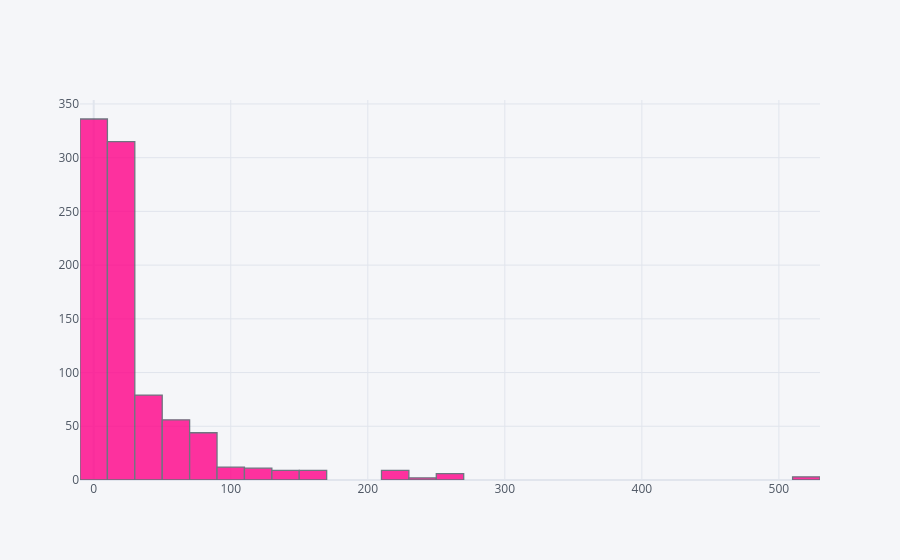

Notebook source saved alongside this figure:
### Code cell
train['Fare'].iplot(kind='hist', bins=30, color='pink')

### Figure 1 — Plotly figure (JSON) as saved in the notebook; plotly's stock layout.template omitted (floating-point values rounded to 4 significant figures; data arrays with more than 128 entries replaced by an {"elided": "..."} marker saying what was removed)
{"data": [{"histfunc": "count", "histnorm": "", "marker": {"color": "rgba(255, 0, 136, 1.0)", "line": {"color": "#4D5663", "width": 1.3}}, "name": "Fare", "nbinsx": 30, "opacity": 0.8, "orientation": "v", "type": "histogram", "x": {"elided": "891 float values"}}], "layout": {"barmode": "overlay", "legend": {"bgcolor": "#F5F6F9", "font": {"color": "#4D5663"}}, "paper_bgcolor": "#F5F6F9", "plot_bgcolor": "#F5F6F9", "title": {"font": {"color": "#4D5663"}}, "xaxis": {"gridcolor": "#E1E5ED", "showgrid": true, "tickfont": {"color": "#4D5663"}, "title": {"font": {"color": "#4D5663"}, "text": ""}, "zerolinecolor": "#E1E5ED"}, "yaxis": {"gridcolor": "#E1E5ED", "showgrid": true, "tickfont": {"color": "#4D5663"}, "title": {"font": {"color": "#4D5663"}, "text": ""}, "zerolinecolor": "#E1E5ED"}}}
